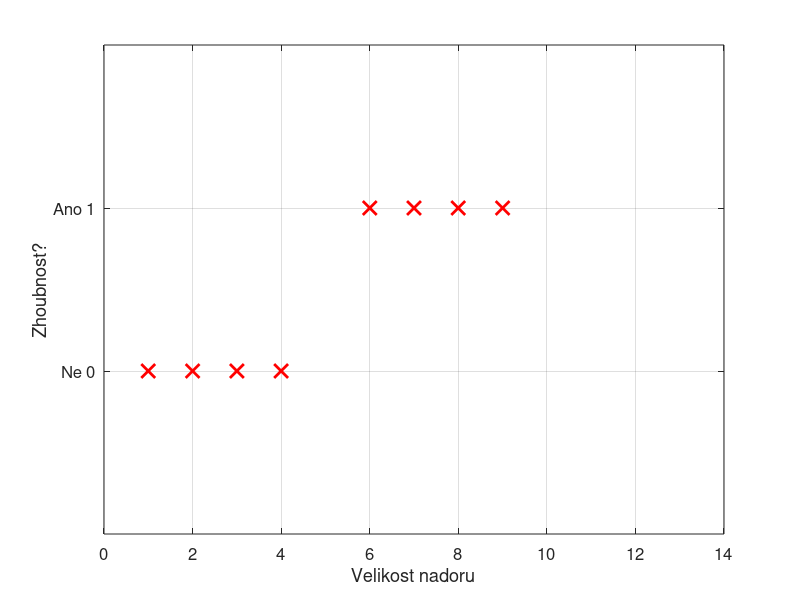

Reproduce this figure in MATLAB. (Note: this script raises an error after producing the figure.)

%% Vycisteni
clear all;
close all;
clc;


%% 
% Data 
x = [1 2 3 4 6 7 8 9];
y = [0 0 0 0 1 1 1 1];

% save('data.mat', 'x', 'y');

% Vykresleni
h = figure;
plot(x, y, 'rx', 'MarkerSize', 10, 'LineWidth', 2);
ylim([-1, 2]);
xlim([0, 14]);
hold on;
xlabel('Velikost nadoru', 'FontSize', 12);
ylabel('Zhoubnost?', 'FontSize', 12);
ylabels = {'Ne 0', 'Ano 1'};
set(gca, 'Ytick', [0, 1], 'YtickLabel', ylabels, 'FontSize', 12);
grid on;

legend('Vzorky', 'FontSize', 12, 4);
% ulozeni do souboru
print(h, '-dpdf', 'tumor_1st_example');

%%
% Data 
x = [1 2 3 4 6 7 8 9];
y = [0 0 0 0 1 1 1 1];

% save('data.mat', 'x', 'y');

% Vykresleni
h = figure;
plot(x, y, 'rx', 'MarkerSize', 10, 'LineWidth', 2);
ylim([-1, 2]);
xlim([0, 14]);
hold on;
xlabel('Velikost nadoru', 'FontSize', 12);
ylabel('Zhoubnost?', 'FontSize', 12);
ylabels = {'Ne 0', 'Ano 1'};
set(gca, 'Ytick', [0, 1], 'YtickLabel', ylabels, 'FontSize', 12);
grid on;

plot([-2.5, 12.5], [-1, 2], 'b-', 'MarkerSize', 10, 'LineWidth', 2);
legend('Vzorky', '{h}_{\Theta1}', 'FontSize', 12, 4);

% ulozeni do souboru
print(h, '-dpdf', 'tumor_2st_example');

%%
% Data 
x = [1 2 3 4 6 7 8 9];
y = [0 0 0 0 1 1 1 1];

% save('data.mat', 'x', 'y');

% Vykresleni
h = figure;
plot(x, y, 'rx', 'MarkerSize', 10, 'LineWidth', 2);
ylim([-1, 2]);
xlim([0, 14]);
hold on;
xlabel('Velikost nadoru', 'FontSize', 12);
ylabel('Zhoubnost?', 'FontSize', 12);
ylabels = {'Ne 0', 'Ano 1'};
set(gca, 'Ytick', [0, 1], 'YtickLabel', ylabels, 'FontSize', 12);
grid on;

plot([-2.5, 12.5], [-1, 2], 'b-', 'MarkerSize', 10, 'LineWidth', 2);
plot([0, 5, 5], [0.5, 0.5, 0], 'c--', 'MarkerSize', 10, 'LineWidth', 2);
legend('Vzorky', '{h}_{\Theta1}', 'Prah_1', 'FontSize', 12, 4);

% ulozeni do souboru
print(h, '-dpdf', 'tumor_3st_example');

%% 

% Data 
x = [1 2 3 4 6 7 8 9  19 20];
y = [0 0 0 0 1 1 1 1 1 1];

% save('data.mat', 'x', 'y');

% Vykresleni
h = figure;
plot(x, y, 'rx', 'MarkerSize', 10, 'LineWidth', 2);
ylim([-1, 2]);
xlim([0, 22]);
hold on;
xlabel('Velikost nadoru', 'FontSize', 12);
ylabel('Zhoubnost?', 'FontSize', 12);
ylabels = {'Ne 0', 'Ano 1'};
set(gca, 'Ytick', [0, 1], 'YtickLabel', ylabels, 'FontSize', 12);
grid on;

plot([-2.5, 12.5], [-1, 2], 'b-', 'MarkerSize', 10, 'LineWidth', 2);
plot([0, 5, 5], [0.5, 0.5, 0], 'c--', 'MarkerSize', 10, 'LineWidth', 2);
legend('Vzorky', '{h}_{\Theta1}', 'Prah_1', 'FontSize', 12, 4);

% ulozeni do souboru
print(h, '-dpdf', 'tumor_4st_example');


%%
% Data 
x = [1 2 3 4 6 7 8 9  19 20];
y = [0 0 0 0 1 1 1 1 1 1];

% save('data.mat', 'x', 'y');

% Vykresleni
h = figure;
plot(x, y, 'rx', 'MarkerSize', 10, 'LineWidth', 2);
ylim([-1, 2]);
xlim([0, 22]);
hold on;
xlabel('Velikost nadoru', 'FontSize', 12);
ylabel('Zhoubnost?', 'FontSize', 12);
ylabels = {'Ne 0', 'Ano 1'};
set(gca, 'Ytick', [0, 1], 'YtickLabel', ylabels, 'FontSize', 12);
grid on;

plot([-2.5, 12.5], [-1, 2], 'b-', 'MarkerSize', 10, 'LineWidth', 2);
plot([-7.5, 20.5], [-1, 2], 'm-', 'MarkerSize', 10, 'LineWidth', 2);
plot([0, 6.5, 6.5], [0.5, 0.5, 0], 'c--', 'MarkerSize', 10, 'LineWidth', 2);
legend('Vzorky', '{h}_{\Theta1}', '{h}_{\Theta2}', 'Prah_2', 'FontSize', 12, 4);


% ulozeni do souboru
print(h, '-dpdf', 'tumor_5st_example');








